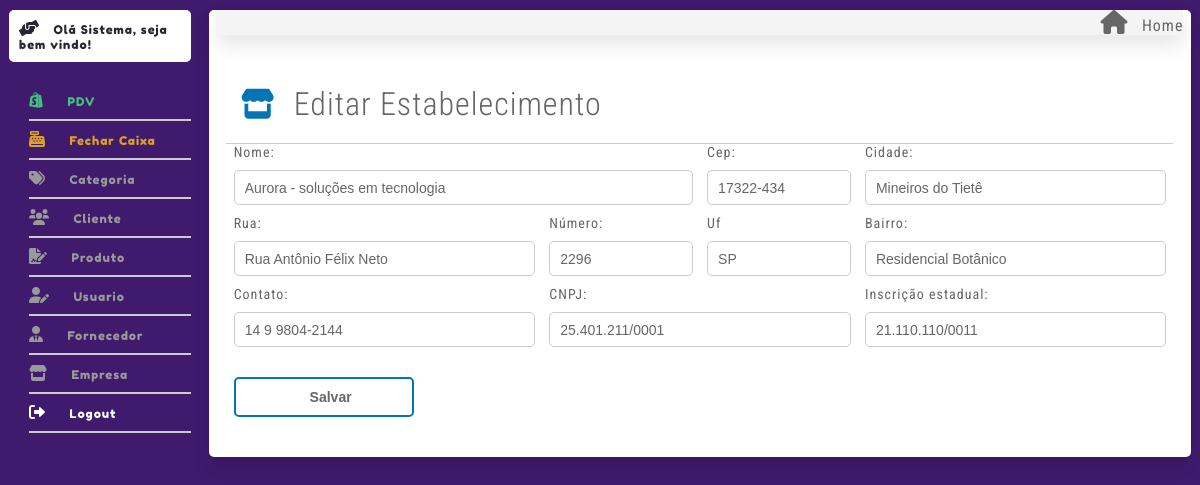
The page /index.php?controller=EstabelecimentoController&metodo=Index&id=1 (signed in) on the database its author committed.
### tables this page shows
CREATE TABLE `estabelecimento` (
  `ID` int(11) NOT NULL,
  `NOME` varchar(60) DEFAULT NULL,
  `LOGRADOURO` varchar(60) DEFAULT NULL,
  `NUMERO` varchar(10) DEFAULT NULL,
  `BAIRRO` varchar(60) DEFAULT NULL,
  `CIDADE` varchar(60) DEFAULT NULL,
  `CEP` varchar(12) DEFAULT NULL,
  `UF` varchar(2) DEFAULT NULL,
  `TELEFONE` varchar(15) DEFAULT NULL,
  `CNPJ` varchar(15) DEFAULT NULL,
  `IE` varchar(15) DEFAULT NULL,
  `LOGO` varchar(100) DEFAULT NULL
);

### src/Controllers/EstabelecimentoController.php (called while the page is built, shortened)
<?php
class EstabelecimentoController extends Notifications
{
    public  function Index()
    {
        $id = "";
        if ($_GET && isset($_GET['id'])) {
            $id = $_GET['id'];
            $obterUm = new EstabelecimentoDao();
            $return = $obterUm->ObterUm($id);
            require_once "Views/Painel/Index.php";
        }
        require_once "Views/Painel/Index.php";
    }
}

### src/index.php (called while the page is built, shortened)
<?php
if ($_GET) {
    $metodo = $_GET['metodo'];
    $entity = new $controllerClass();
    $entity->$metodo();
} else {
    require_once 'Controllers/BaseController.php';
    $start = new BaseController();
    $start->Login();
}

### src/Models/Contexto.php (called while the page is built, shortened)
<?php
class Contexto
{
    protected $banco;
    protected function __construct() {
        $inf = "mysql:host=localhost;dbname=ar3_pdv";
        try {
            $this->banco = new PDO($inf, "root", "",array(PDO::MYSQL_ATTR_INIT_COMMAND => "SET NAMES utf8"));
            $this->banco->setAttribute(PDO::ATTR_ERRMODE, PDO::ERRMODE_EXCEPTION);
        } catch (PDOException $e) {
            die($e->getMessage());
        }
    }
    protected function ObterTodos($tabela){
        $sql = "SELECT * FROM {$tabela} ORDER BY ID DESC";
        try{
            $p = $this->banco->prepare($sql);
            $ret = $p->execute();
            $this->banco = null;
            if(!$ret){
                echo "Erro ao buscar {$tabela}";
            }else{
                $retor = $p->fetchAll(PDO::FETCH_OBJ);
                return $retor;
            }
        }catch(PDOException $e){
           die($e->getMessage());
        }
    }
    protected function ObterPorId($tabela,$id){
        $sql = "SELECT * FROM {$tabela} WHERE ID = ?";
        try{
            $p = $this->banco->prepare($sql);
            $p->bindValue(1, $id);
            $ret = $p->execute();
            $this->banco = null;
            if(!$ret){
                echo "Erro ao buscar {$tabela}";
            }else{
                $retor = $p->fetchAll(PDO::FETCH_OBJ);
                return $retor;
            }
        }catch(PDOException $e){
           die($e->getMessage());
        }
    }
}

### src/Models/EstabelecimentoDao.php (called while the page is built, shortened)
<?php
class EstabelecimentoDao extends Contexto
{
    public function ObterUm($id)
    {
        return $this->ObterPorId('ESTABELECIMENTO',$id);
    }
}
?>

### src/Views/Estabelecimento/Index.php (the view, shortened to what this page needs)
<div class="form-cad bg-branco pd-10 box-12">
<div class="box-12 flex justify-start limpar">
        <div class="box-8">
            <?php if (isset($id) && $id != '') {
                echo "<h1 class='fonte32 fonte-roboto fw-300 mg-b-2'><i class='fa-solid fa-store fonte30 fnc-azul mg-r-1'></i> Editar Estabelecimento</h1>";
            } else {
                echo "<h1 class='fonte32 fonte-roboto fw-300 mg-b-2'><i class='fa-solid fa-store fonte30 fnc-azul mg-r-1'></i> Cadastrar Estabelecimento</h1>";
            }
            ?>
        </div>
    </div>
    <div class="divider limpar"></div>
            <form action="" method="post" class="">
                <div class="box-6">
                    <label>Nome:</label>
                    <input type="text" name="nome" value="<?php if (isset($id) && $id != '') echo $return[0]->NOME; ?>">
                </div>
                <div class="box-2">
                    <label>Cep:</label>
                    <input type="text" name="cep"  onkeypress="formata_mascara(this, '#####-###')" onblur="getDadosEnderecoPorCEP(this.value)"  maxlength="9" value="<?php if (isset($id) && $id != '') echo $return[0]->CEP; ?>">
                </div>
                <div class="box-4">
                    <label>Cidade:</label>
                    <input type="text" name="cidade" id="cidade" value="<?php if (isset($id) && $id != '') echo $return[0]->CIDADE; ?>">
                </div>
                <div class="box-4">
                    <label>Rua:</label>
                    <input type="text" name="logradouro" id="endereco" value="<?php if (isset($id) && $id != '') echo $return[0]->LOGRADOURO; ?>">
                </div>
                <div class="box-2">
                    <label>Número:</label>
                    <input type="text" name="numero" id="numero" value="<?php if (isset($id) && $id != '') echo $return[0]->NUMERO; ?>">
                </div>
                <div class="box-2">
                    <label>Uf</label>
                    <input type="text" name="uf" id="uf" value="<?php if (isset($id) && $id != '') echo $return[0]->UF; ?>">
                </div>
                <div class="box-4">
                    <label>Bairro:</label>
                    <input type="text" name="bairro" id="bairro" value="<?php if (isset($id) && $id != '') echo $return[0]->BAIRRO; ?>">
                </div>
                <div class="box-4">
                    <label>Contato:</label>
                    <input type="text" name="telefone" onkeypress="formata_mascara(this, '## # ####-####')" maxlength="14" value="<?php if (isset($id) && $id != '') echo $return[0]->TELEFONE; ?>">
                </div>
                <div class="box-4">
                    <label>CNPJ:</label>
                    <input type="text" name="cnpj" onkeypress="formata_mascara(this, '##.###.###/####-##')" maxlength="18" value="<?php if (isset($id) && $id != '') echo $return[0]->CNPJ; ?>">
                </div>
                <div class="box-4">
                    <label>Inscrição estadual:</label>
                    <input type="text" name="ie" onkeypress="formata_mascara(this, '##.###.###/####-##')" maxlength="18" value="<?php if (isset($id) && $id != '') echo $return[0]->IE; ?>">
                </div>
                <div class="box-12 mg-b-2 mg-t-2    ">
                    <input type="submit" value=" Salvar" class="btn btn-borda-azul" />
                </div>
            </form>
        </div>

### rows shown on the page
estabelecimento: nome "Aurora - soluções em tecnologia", cep "17322-434", cidade "Mineiros do Tietê", logradouro "Rua Antônio Félix Neto", numero "2296", uf "SP", bairro "Residencial Botânico", telefone "14 9 9804-2144", cnpj "25.401.211/0001", ie "21.110.110/0011"

### other values the page prints
$_SESSION['nome'] "Sistema"
